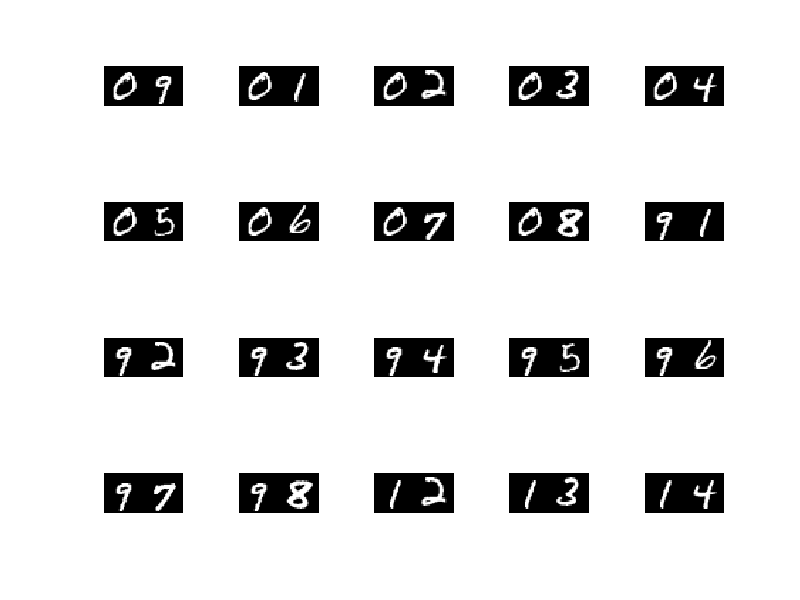
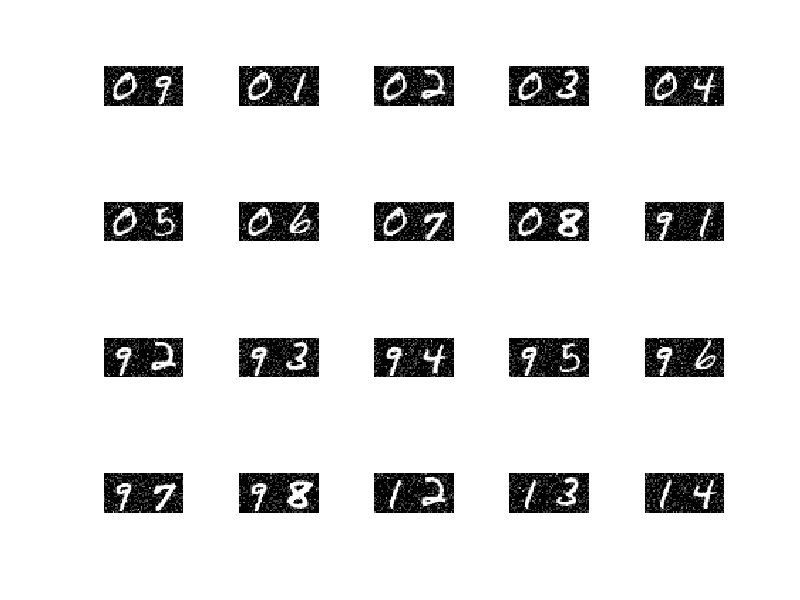

Write the MATLAB code that produced these figures, in order. (Note: this script raises an error after producing the figures.)
clc
close all
clear all

addpath 'nmflib/'

%% Load Data
load('Datasets/MNSIT_2digits_100.mat');
load('Datasets/Exact_20bases_MNSIT_2digits_100.mat');
X=X';

%% Show first 20 2-digit images
figure()
for i=1:20
%     print i
    fprintf('%d. Hello world!\n', i);
%     size(X(i,:))  % 1568 numbers
% %     two_digits = reshape(X(i,:),[],56);
%     size(two_digits)
%     imshow(two_digits)
    subplot(4,5,i)
%     H11(i,:) = mat2gray(X(i,:));
%     imshow((reshape(H11(i,:),[],56)));
    imshow((reshape(X(i,:),[],56)));
end
% return
%% Create noisy data
A=[];
sigma=0.25;
for l=1:10
%     X1=X+sigma*abs(randn(size(X)));  %--Absolute Gaussian noise
   X1=X+mat2gray(poissrnd(sigma,size(X))); %--Poisson Noise
    A=[A;X1];
end

%% Check what it looks like after adding noise
figure()
for i=1:20
%     print i
    fprintf('%d. Hello world!\n', i);
%     size(X(i,:))  % 1568 numbers
% %     two_digits = reshape(X(i,:),[],56);
%     size(two_digits)
%     imshow(two_digits)
    subplot(4,5,i)
%     H11(i,:) = mat2gray(X(i,:));
%     imshow((reshape(H11(i,:),[],56)));
    imshow((reshape(A(i,:),[],56)));
end
% return
%% UoI_NMF
%--Parameters
params.k = 20;       % Rank k of the factorization
params.B1 = 20;     % number of bootstrap samples for selection
params.B2 = 10;     % number of bootstrap samples for bagging (estimation)

params.epsilon = 0.3; % Density parameter in DBSCAN
params.MinPts =  params.B1/4; %Minimum points in a cluster
  
[output1] =  UoINMF_KL_DBcluster(A,params);

%[mdlstrct] = basicNMF_KL_UoI_corrthres_new(A,maxk,0.92);
W1=output1.W;
H1=output1.H;
k=size(H1,1);


%% Evaluation
%--- calculate nonzeros and errors
nnzW1 = median(sum(abs(W1)>1.0,2));
nnzH1 = median(sum(abs(H1)>0.05,2));

Aest=W1*H1;
figure('Name','A')
title('A')

for i=1:20
%     print i
    fprintf('%d. Hello world!\n', i);
%     size(X(i,:))  % 1568 numbers
% %     two_digits = reshape(X(i,:),[],56);
%     size(two_digits)
%     imshow(two_digits)
    subplot(4,5,i)
%     H11(i,:) = mat2gray(X(i,:));
%     imshow((reshape(H11(i,:),[],56)));
    imshow((reshape(A(i,:),[],56)));
end

figure('Name','Aest')
title('Aest')

for i=1:20
%     print i
    fprintf('%d. Hello world!\n', i);
%     size(X(i,:))  % 1568 numbers
% %     two_digits = reshape(X(i,:),[],56);
%     size(two_digits)
%     imshow(two_digits)
    subplot(4,5,i)
%     H11(i,:) = mat2gray(X(i,:));
%     imshow((reshape(H11(i,:),[],56)));
    imshow((reshape(Aest(i,:),[],56)));
end
%%--plot basis and bases quality
figure()
for i=1:16
    subplot(5,4,i)
     H11(i,:) = mat2gray(H1(i,:));
     imshow((reshape(H11(i,:),[],56)));
end
%%-- Correlation with the exact bases
C1 = normc(H11*Hopt');
[corr1,id1] = max(C1,[],2);

Hl1 = []; j1 = [];
for j=1:k
    i1=find(id1==j);
    if numel(i1)==0
        j1=[j1;j];
        continue;
    elseif numel(i1)==1
        rms1(j,1)=mean((H11(i1,:)-Hopt(j,:)).^2,2);
    else
        [~,i2]=max(corr1(i1));
        rms1(j,1)=mean((H11(i1(i2),:)-Hopt(j,:)).^2,2);
        Hl1=[Hl1;H11(setdiff(i1,i1(i2)),:)];
    end
end


figure()
plot(sort(abs(corr1)),'r*-')
legend('UoI-NMF')
xlabel('Bases')
ylabel('Correlation with exact bases')
title('Correlation between exact and learned bases')
% 
% 
figure()
plot(sort(rms1),'r*-')
legend('UoI-NMF')
xlabel('Bases')
ylabel('Mean Squared Error')
title('Mean Squared Error between exact and learned bases')

%---- Error calculation

 eer1=norm(A-Aest,'fro'); %% reconstruction error with noisy data

 
  for l=1:size(X)
            Wnew1(l,:)= lsqnonneg(H1',X(l,:)')';
  end

er1=norm(X-Wnew1*H1,'fro');  %% reconstruction error with original data


%% Visualization
% [n,d]=size(A);
% r=randperm(n);
% % W1=mdlstrct.opt.Wopt;
% figure()
% l1=0;
% for l=1:5
%     for i=1:4
%      subplot(5,16,i+l1)
%     imshow((reshape(H1(i+l1/4,:),[],56)));
%      subplot(5,16,i+l1+4)
%     image(imcomplement(mat2gray(reshape((abs(W1(r(i+l1/4),:))>5.01),4,[])))','CDataMapping','scaled');
%     subplot(5,16,i+l1+8)
%     imshow(mat2gray(reshape(A(r(i+l1/4),:),[],56)));
%      subplot(5,16,i+l1+12)
%     imshow((reshape(A(r(i+l1/4),:),[],56)));
%     end
%     l1=l1+16;
% end
% set(gca,'LooseInset',get(gca,'TightInset'));

